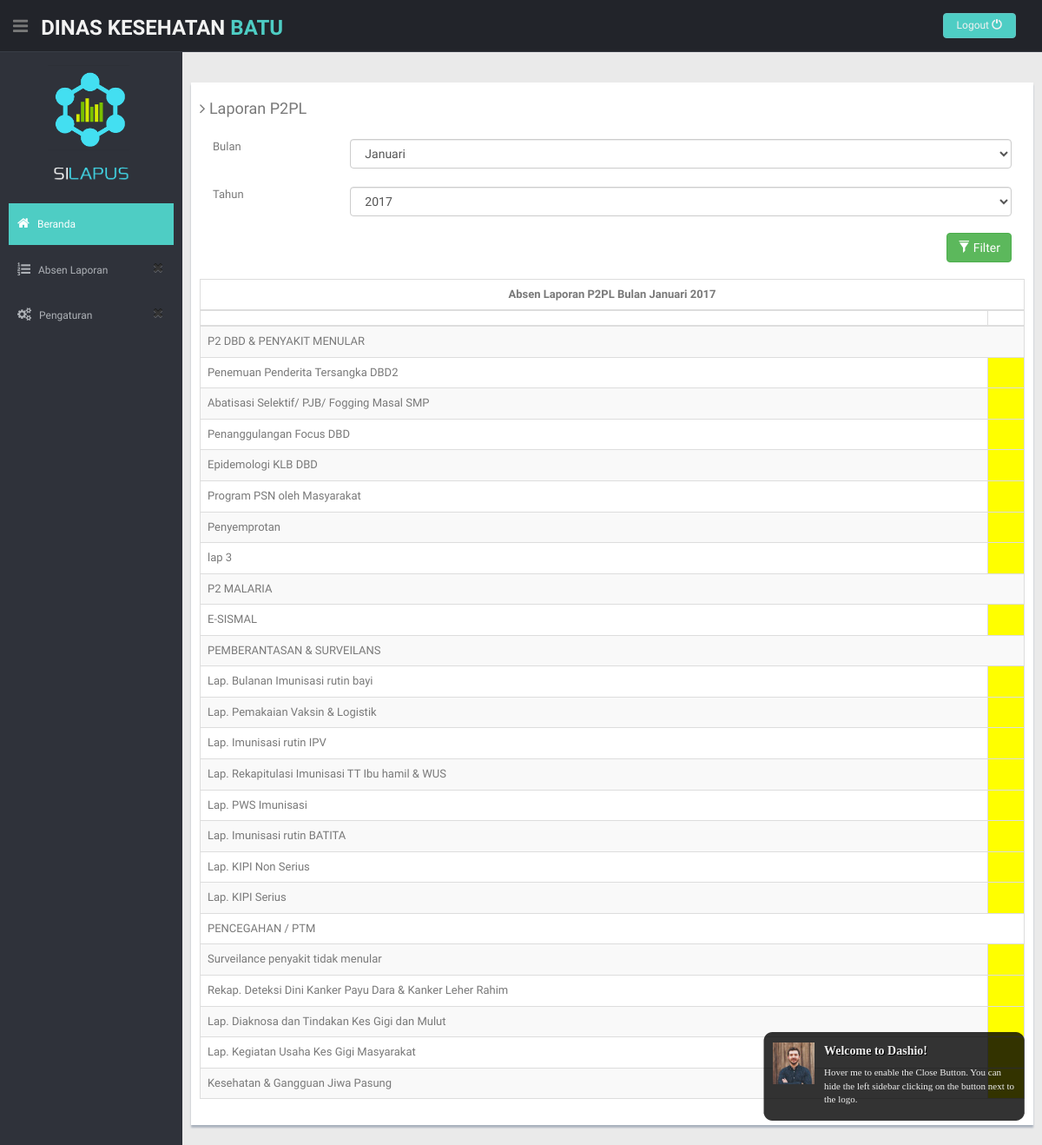
Page /index.php/user/laporanP2plUser on the committed database.
### tables this page shows
CREATE TABLE `formatkategori` (
  `idKategori` int(11) NOT NULL,
  `namaKategori` varchar(225) NOT NULL,
  `jenisLaporan` enum('KESGA','P2PL','YANKES','') NOT NULL
);

CREATE TABLE `detaillaporan` (
  `idDetailLaporan` int(11) NOT NULL,
  `idLaporan` varchar(50) NOT NULL,
  `namaField` varchar(225) NOT NULL,
  `namaKategori` varchar(200) NOT NULL,
  `Batu` varchar(255) NOT NULL DEFAULT 'BELUM',
  `Junrejo` varchar(255) NOT NULL,
  `Beji` varchar(255) NOT NULL,
  `Sisir` varchar(255) NOT NULL,
  `Bumiaji` varchar(255) NOT NULL DEFAULT 'BELUM',
  `terima` text NOT NULL,
  `susulan` text NOT NULL,
  `Kepanjen` varchar(100) DEFAULT NULL
);

### application/controllers/User.php (called while the page is built, shortened)
<?php
class User extends CI_Controller {
	public function __construct()
	{
		$this->load->model('UserModel');
		$this->load->model('KesgaModel');
		$this->load->model('P2plModel');
		$this->load->model('YankesModel');
	}
	public function laporanP2plUser()
	{
		$this->load->helper('url');
		$this->load->helper('form');
		$query = $this->db->query("select tahun,bulan from laporan where jenisLaporan= 'P2PL' order by kodeLaporan DESC LIMIT 1");
  foreach ($query->result() as $key) {
        $data['bulan']= $key->bulan;
        $data['tahun']= $key->tahun;
      }
		$data['kategori']= $this->P2plModel->getKategoriP2pl();
		$data['laporan']= $this->P2plModel->getLastLaporan();
		$this->load->view('headeruser');
		$this->load->view('laporanP2plUser',$data);
	}
}

### index.php (called while the page is built, shortened)
<?php
require_once BASEPATH.'core/CodeIgniter.php';

### application/models/P2plModel.php (called while the page is built, shortened)
<?php
class P2plModel extends CI_Model {
    public function getKategoriP2pl()
    {
        $this->db->where('jenisLaporan', "P2PL");
        $query = $this->db->get('formatkategori');
        if($query->num_rows()>0){
            return $query->result();
        }
    }
    public function getLastLaporan(){
        $this->db->select('*');
        $this->db->distinct();
        $this->db->from('detaillaporan');
        $this->db->join('laporan', 'laporan.kodeLaporan = detaillaporan.idLaporan');
        $this->db->where('detaillaporan.idLaporan', '(SELECT kodeLaporan from laporan WHERE jenisLaporan = "P2PL" ORDER by kodeLaporan DESC LIMIT 1)',false);
         $query = $this->db->get();
            return $query->result();
    }
}

### application/views/laporanP2plUser.php (the view, shortened to what this page needs)
    <section id="main-content">
          <div class="col-lg-12">
      <section class="wrapper">
        <div class="row">
          <div class="row mt">
            <div class="form-panel">
              <h4 class="mb"><i class="fa fa-angle-right"></i> Laporan P2PL <?php echo  $this->session->userdata('logged_in')['namaPuskes'];?></h4>
             <?php echo form_open('User/filterP2pl'); ?>
                <div class="form-group">
                  <label class="col-sm-2 col-sm-2 control-label">Bulan</label>
                  <div class="col-sm-10">
                     <select class="form-control" name="bulan" id="bulan">
                  <?php
                  $daftarBulan = array("Januari","Februari","Maret","April","Mei","Juni","Juli","Agustus","September","Oktober", "Desember");
                  foreach ($daftarBulan as $key) {
                  if($key== $bulan){?>
                    <option value="<?php echo $key?>" selected=""><?php echo $key?></option>
                 <?php }
                  else{?>
                     <option value="<?php echo $key?>" ><?php echo $key?></option>
                  <?php }}?>
                </select>
                  </div>
                </div>
                <div class="form-group"><br><br><br>
                  <label class="col-sm-2 col-sm-2 control-label">Tahun</label>
                  <div class="col-sm-10">
                   <select class="form-control" name="tahun" id="tahun">
                  <?php for($i=2015 ; $i<=2023;$i++){
                    if($i==$tahun){?>
                  <option value="<?php echo $i?>" selected=""><?php echo $i?></option>
            <?php   } else{?>
            <option value="<?php echo $i?>" ><?php echo $i?></option>
                  <?php   }} ?>
                </select><br>
                  </div>
                </div>
                <div class="form-group">
                <div class="col-sm-12" align="right">
               <button type="submit" id="btn-filter" class="btn btn-success" ><span class="glyphicon glyphicon-filter" ></span>  Filter</button>
                <?php echo form_close();?>
                           <br><br>
                  </div>
                </div>
                <table id="table" class="table table-striped table-bordered" cellspacing="0" width="100%">
            <thead>
            <tr>
              <th colspan="8" ><center>Absen Laporan P2PL Bulan <?php echo $bulan." "; echo $tahun?> </center> </th>
            </tr>
                <tr>
                    <th></th>
                    <th><?php echo $this->session->userdata('logged_in')['namaPuskes'];?></th>
                </tr>
            </thead>
            <tbody>
            <?php
            $nama = $this->session->userdata('logged_in')['namaPuskes'];
             foreach($kategori as $key){?>
              <tr>
                  <td colspan="6"><?php echo $key->namaKategori?></td>
              </tr>
              <?php foreach ($laporan as $data) {
                if($key->namaKategori==$data->namaKategori){?>
              <tr>
                <td><?php echo $data->namaField?></td>
              <?php if($data-> $nama== "SUDAH") {?>
                <td><input type="checkbox" name="feeling" value="good" checked="" disabled readonly=""></td>
              <?php }else{?>
              <td style="background: yellow"></td>
              <?php } ?>
              </tr>
              <?php }}} ?>
            </tbody>
        </table>
            </div>
          </div>
      </section>
</body>
</html>

### assets/css/style.css (style rules this page uses)
body { color: #797979; background: #eaeaea; font-family: 'Ruda', sans-serif; padding: 0px !important; margin: 0px !important; font-size:13px; }
.mt { margin-top: 25px; }
.mb { margin-bottom: 25px; }
#main-content { margin-left: 210px; }
.wrapper { display: inline-block; margin-top: 60px; padding-left: 15px; padding-right: 15px; padding-bottom: 15px; padding-top: 0px; width: 100%; }
.form-panel { background: #ffffff; margin: 10px; padding: 10px; box-shadow: 0px 3px 2px #aab2bd; text-align: left; }
label { font-weight: 400; }

### rows in the picture
formatkategori: namaKategori "P2 DBD & PENYAKIT MENULAR"
detaillaporan: namaField "Penemuan Penderita Tersangka DBD2"
detaillaporan: namaField "Abatisasi Selektif/ PJB/ Fogging Masal SMP"
detaillaporan: namaField "Penanggulangan Focus DBD"
detaillaporan: namaField "Epidemologi KLB DBD"
detaillaporan: namaField "Program PSN oleh Masyarakat"
detaillaporan: namaField "Penyemprotan"
detaillaporan: namaField "lap 3"
formatkategori: namaKategori "P2 MALARIA"
detaillaporan: namaField "E-SISMAL"
formatkategori: namaKategori "PEMBERANTASAN & SURVEILANS"
detaillaporan: namaField "Lap. Bulanan Imunisasi rutin bayi"
detaillaporan: namaField "Lap. Pemakaian Vaksin & Logistik"
detaillaporan: namaField "Lap. Imunisasi rutin IPV"
detaillaporan: namaField "Lap. Rekapitulasi Imunisasi TT Ibu hamil & WUS"
detaillaporan: namaField "Lap. PWS Imunisasi"
detaillaporan: namaField "Lap. Imunisasi rutin BATITA"
detaillaporan: namaField "Lap. KIPI Non Serius"
detaillaporan: namaField "Lap. KIPI Serius"
formatkategori: namaKategori "PENCEGAHAN / PTM"
detaillaporan: namaField "Surveilance penyakit tidak menular"
detaillaporan: namaField "Rekap. Deteksi Dini Kanker Payu Dara & Kanker Leher Rahim"
detaillaporan: namaField "Lap. Diaknosa dan Tindakan Kes Gigi dan Mulut"
detaillaporan: namaField "Lap. Kegiatan Usaha Kes Gigi Masyarakat"
detaillaporan: namaField "Kesehatan & Gangguan Jiwa Pasung"

### other values in the picture
$bulan "Januari"
$tahun "2017"
form field bulan "Januari"
form field tahun "2017"
